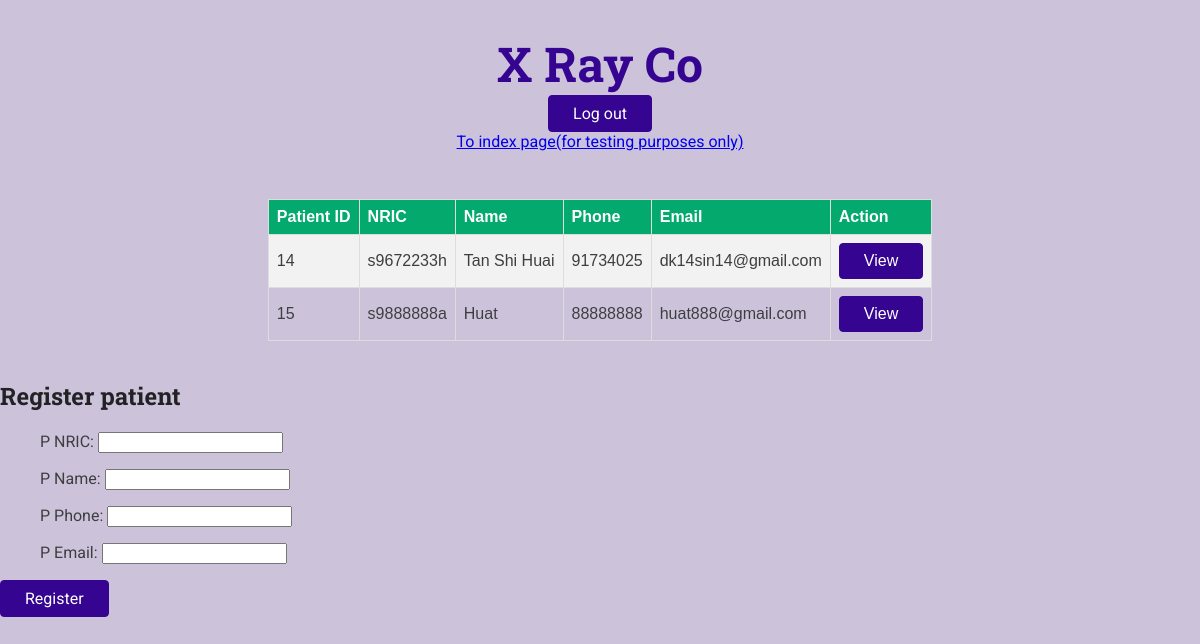
/NurseHomepage/, run on an earlier commit of the app's database.
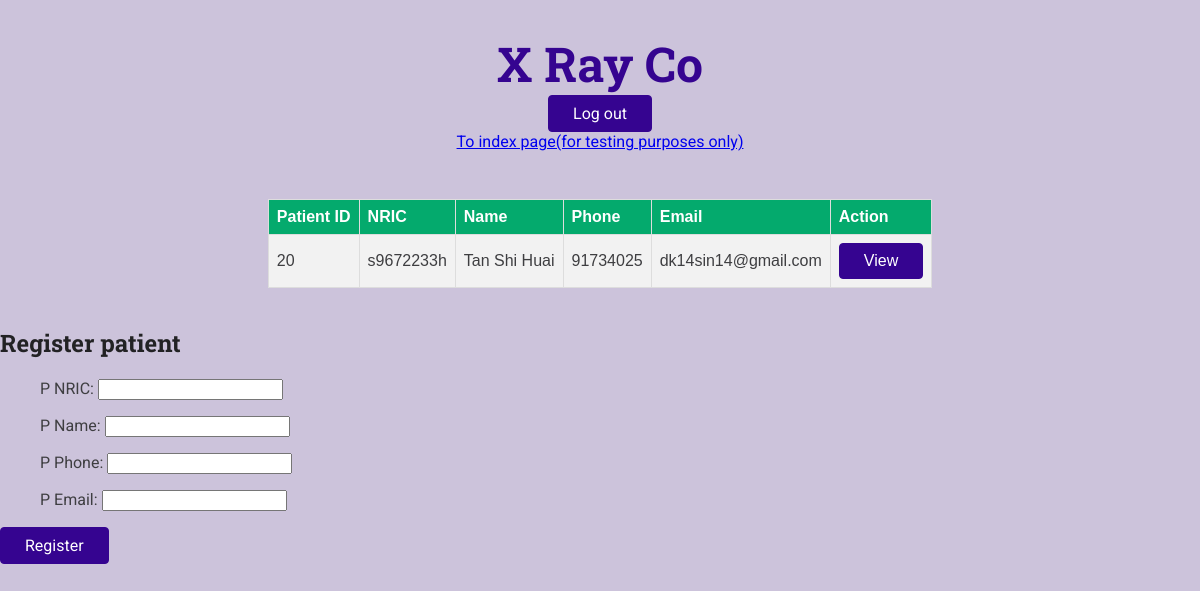
And on a later commit of the database.
### website/models.py (models this page shows, shortened)
class Patient(models.Model):
    P_NRIC = models.CharField(max_length=9)
    P_Name = models.CharField(max_length=100)
    P_Phone = models.IntegerField()
    P_Email = models.EmailField()
    P_slug = models.SlugField(blank=True, null=True)

### website/views.py (the view, shortened to what this page needs)
# urls.py: path('NurseHomepage/', views.NurseHomepage),
def NurseHomepage(request):
    if request.method =="GET":
        patientform = PatientForm()
    all_patients = Patient.objects.all()
    context = {'all_patients': all_patients, 'patientform': patientform}
    return render(request, 'website/NurseHomepage.html', context)

### website/forms.py
class PatientForm(forms.ModelForm):
    class Meta:
        model = Patient
        fields = ('P_NRIC', 'P_Name', 'P_Phone', 'P_Email')

### website/templates/website/NurseHomepage.html (shortened to what this page needs)
{% extends 'website/base/base.html' %}
{% block body %}
    <table class="content-table">
        <tr>
            <th>Patient ID</th>
            <th>NRIC</th>
            <th>Name</th>
            <th>Phone</th>
            <th>Email</th>
            <th>Action</th>
        </tr>
        {% for i in all_patients %}
            <tr>
                <td>{{i.id}}</td>
                <td>{{i.P_NRIC}}</td>
                <td>{{i.P_Name}}</td>
                <td>{{i.P_Phone}}</td>
                <td>{{i.P_Email}}</td>
                <td><a href="/NurseViewPatientProfile/{{ i.P_slug }}"><button>View</button></a></td>
            </tr>
        {% endfor %}
    </table>
    <br>
    <section>
        <h2 style>Register patient</h2>
        <form action="/NurseHomepage/" method="POST">
            <ul class="horizontal">
                {{ patientform.as_p }}
            </ul>
            <div>
                <button>Register</button>
            </div>
        </form>
    </section>
{% endblock %}

What changed in the data, as far as the page shows it:
removed Patient: id "14", P_NRIC "s9672233h", P_Name "Tan Shi Huai", P_Phone "91734025", P_Email "dk14sin14@gmail.com"
removed Patient: id "15", P_NRIC "s9888888a", P_Name "Huat", P_Phone "88888888", P_Email "huat888@gmail.com"
added Patient: id "20", P_NRIC "s9672233h", P_Name "Tan Shi Huai", P_Phone "91734025", P_Email "dk14sin14@gmail.com"
